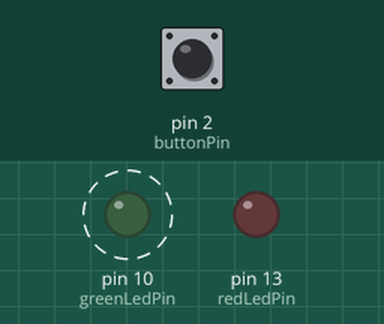
This program was run on a simulated Arduino Uno, built with avr-gcc and run on an emulated ATmega328P. On the bench: output pins drawn as LEDs (lit = HIGH). Dashed ring = blinking. Inputs (shaded band) come from the test bench; at power-on: pin 2 (buttonPin) HIGH. What the program prints to the serial monitor is not drawn.

Above: at 1.25 s.
1.3 s: pin 2 (buttonPin) pulled LOW for 0.15 s
Timing chart, 0 to 10.3 s (numbered marks = the images above; inputs shaded):
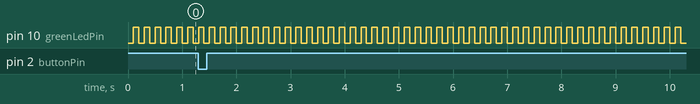

Measured:
- by itself, pin 10 (greenLedPin): alternates HIGH for 0.10 s and LOW for 0.10 s

The program:

main.cpp
```cpp
#include "Arduino.h"
#include "arduino-timer.h"

const int greenLedPin = 10; // green LED
const int redLedPin = 13;   // red LED
const int buttonPin = 2;    // button

// Delay to be used to debounce button [ms]
unsigned long debouncingTime = 100;

// timer is a 'software timer'. <2> indicates that up to 2 instances may be used concurrently.
// One interval timer is used for green LED and one single-shot timer is used for red LED.
// For more information see also https://github.com/contrem/arduino-timer
Timer<2> timer;

unsigned long lastButtonDownTime = 0;

bool onSwitchOffRedLed(void *);

void onButtonDown() {
    unsigned int now = millis();
    if (now - lastButtonDownTime > debouncingTime) {
        Serial.print("Button DOWN, last call to onButtonDown() at ");
        Serial.print(lastButtonDownTime);
        Serial.print("ms - current time is ");
        Serial.print(now);
        Serial.println("ms");

        lastButtonDownTime = now;
        digitalWrite(redLedPin, HIGH);
        timer.in(2000, onSwitchOffRedLed);
    }
}

bool onSwitchOffRedLed(void *) {
    digitalWrite(redLedPin, LOW);
    return false; // stop timer
}

bool onTimer(void *) {
    digitalWrite(greenLedPin, !digitalRead(greenLedPin));
    return true; // keep timer running
}

void setup() {
    pinMode(greenLedPin, OUTPUT);
    pinMode(redLedPin, OUTPUT);
    pinMode(buttonPin, INPUT_PULLUP);
    Serial.begin(115200);
    attachInterrupt(digitalPinToInterrupt(buttonPin), onButtonDown, FALLING);
    timer.every(100, onTimer); // timer for green led (blicking with 5Hz)

    Serial.println("START...:");
}

void loop() {
    timer.tick();
}
```
